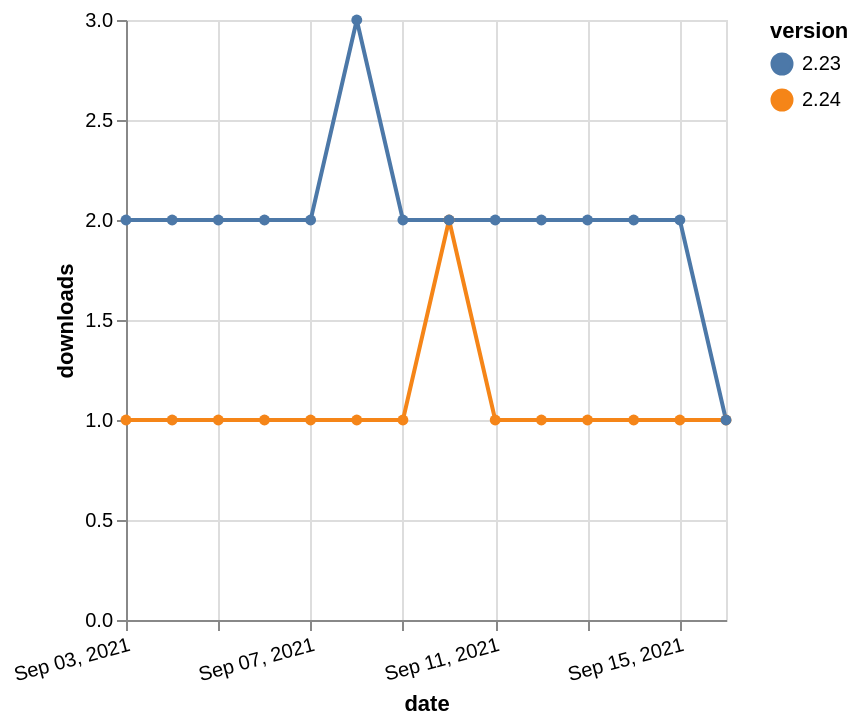

Express this chart as Vega-Lite.
### Vega-Lite specification from a JSON file in a GitHub repository (floating-point values rounded to 4 significant figures)
{"$schema": "https://vega.github.io/schema/vega-lite/v5.json", "description": "A simple bar chart with embedded data.", "data": {"values": [{"date": "2021-09-03", "total": 191, "delta": 1, "version": "2.24"}, {"date": "2021-09-04", "total": 192, "delta": 1, "version": "2.24"}, {"date": "2021-09-05", "total": 193, "delta": 1, "version": "2.24"}, {"date": "2021-09-06", "total": 194, "delta": 1, "version": "2.24"}, {"date": "2021-09-07", "total": 195, "delta": 1, "version": "2.24"}, {"date": "2021-09-08", "total": 196, "delta": 1, "version": "2.24"}, {"date": "2021-09-09", "total": 197, "delta": 1, "version": "2.24"}, {"date": "2021-09-10", "total": 199, "delta": 2, "version": "2.24"}, {"date": "2021-09-11", "total": 200, "delta": 1, "version": "2.24"}, {"date": "2021-09-12", "total": 201, "delta": 1, "version": "2.24"}, {"date": "2021-09-13", "total": 202, "delta": 1, "version": "2.24"}, {"date": "2021-09-14", "total": 203, "delta": 1, "version": "2.24"}, {"date": "2021-09-15", "total": 204, "delta": 1, "version": "2.24"}, {"date": "2021-09-16", "total": 205, "delta": 1, "version": "2.24"}, {"date": "2021-09-03", "total": 2789, "delta": 2, "version": "2.23"}, {"date": "2021-09-04", "total": 2791, "delta": 2, "version": "2.23"}, {"date": "2021-09-05", "total": 2793, "delta": 2, "version": "2.23"}, {"date": "2021-09-06", "total": 2795, "delta": 2, "version": "2.23"}, {"date": "2021-09-07", "total": 2797, "delta": 2, "version": "2.23"}, {"date": "2021-09-08", "total": 2800, "delta": 3, "version": "2.23"}, {"date": "2021-09-09", "total": 2802, "delta": 2, "version": "2.23"}, {"date": "2021-09-10", "total": 2804, "delta": 2, "version": "2.23"}, {"date": "2021-09-11", "total": 2806, "delta": 2, "version": "2.23"}, {"date": "2021-09-12", "total": 2808, "delta": 2, "version": "2.23"}, {"date": "2021-09-13", "total": 2810, "delta": 2, "version": "2.23"}, {"date": "2021-09-14", "total": 2812, "delta": 2, "version": "2.23"}, {"date": "2021-09-15", "total": 2814, "delta": 2, "version": "2.23"}, {"date": "2021-09-16", "total": 2815, "delta": 1, "version": "2.23"}]}, "width": "container", "mark": {"type": "line", "point": {"filled": true}}, "encoding": {"x": {"field": "date", "type": "temporal", "timeUnit": "yearmonthdate", "title": "date", "axis": {"labelAngle": -15}}, "y": {"field": "delta", "type": "quantitative", "title": "downloads"}, "color": {"field": "version", "type": "nominal"}, "tooltip": {"field": "delta"}}}
